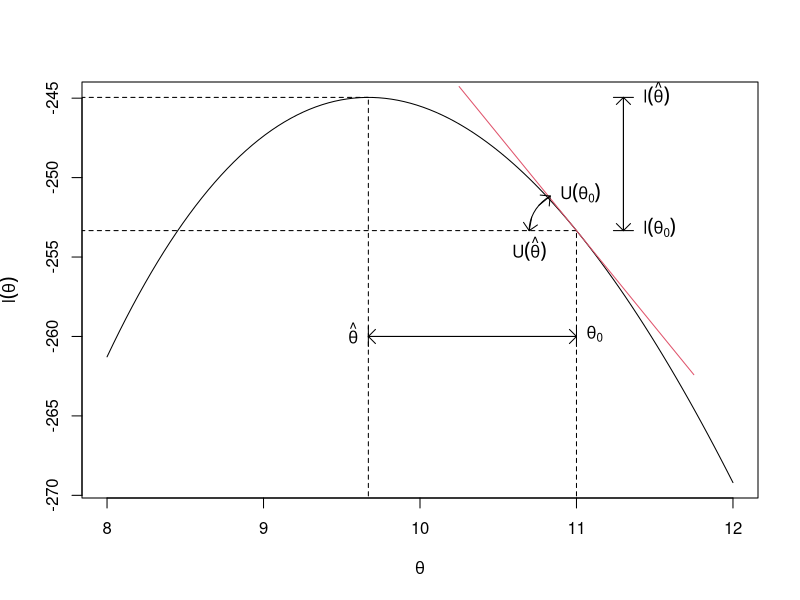

The R script that drew this image:
## ---- chunk 1
set.seed(123)
x <- rpois(100, lambda=10)
vero <- function(lambda, y){
  ll <- sum(dpois(y,lambda=lambda,log=TRUE))
  return(ll)}
grid.lambda <- seq(8,12,l=100)
ll.lambda <- apply(as.matrix(grid.lambda),1,vero, y=x)
xh0 <- mean(x)
yh0 <- sum(dpois(x, lambda=xh0, log=TRUE))

f.ell <- function(t, x0=0, y0=0, A=1, B=1){
  x <- x0+A*cos(t)
  y <- y0+B*sin(t)
  return(cbind(x,y))
}
aux <- f.ell(seq(0,2*pi,l=100))
#plot(aux, type="l")

#for(xh1 in seq(10,11.5, l=10)){
xh1 <- 11
yh1 <- sum(dpois(x, lambda=xh1, log=TRUE))
plot(ll.lambda~grid.lambda, type="l",
     xlab=expression(theta), ylab=expression(l (theta)))
segments(xh0, -280, xh0, yh0, lty=2)
segments(xh1, -280, xh1, yh1, lty=2)
#segments(0, yh0, xh0, yh0, lty=2)
#segments(0, yh1, xh1, yh1, lty=2)
arrows(xh0, yh0, 0, yh0, lty=2, length=0.1)
arrows(xh1, yh1, 0, yh1, lty=2, length=0.1)
vx <- var(x)
#curve(yh0-((x-xh0)/(sqrt(xh0/100)))^2, add=TRUE, col=2) # ??
sh1 <- -length(x)+sum(x)/xh1
#abline(a=yh1+sh1*(0-xh1), b=sh1, col=3, lwd=2)
#curve(yh1+sh1*(x-xh1), 10.1, 11.5, col=2, lty=2, add=TRUE)
curve(yh1+sh1*(x-xh1), xh1-0.75, xh1+0.75, col=2, lty=1, add=TRUE)
arrows(xh1+0.3, yh0, xh1+0.3, yh1, code=3, angle=90, length=0.1)
arrows(xh1+0.3, yh0, xh1+0.3, yh1, code=3, angle=45, length=0.1)
text(xh1+0.3, c(yh0,yh1), label=c(expression(l (hat(theta))), expression(l (theta[0]))), pos=4, offset=1)
arrows(xh0, -260, xh1, -260, code=3, angle=90, length=0.1)
arrows(xh0, -260, xh1, -260, code=3, angle=45, length=0.1)
text(c(xh0,xh1), -260, label=c(expression(hat(theta)),expression(theta[0])), pos=c(2,4))
ar <- diff(par()$usr[1:2])/diff(par()$usr[3:4])
A <- 0.07*diff(par()$usr[1:2])
B <- 0.1*diff(par()$usr[3:4])
f <- (pi+atan(0.75*ar*sh1))
aux <- f.ell(seq(pi, f, l=10), x0=xh1, y0=yh1, A=A, B=B)
lines(aux)
#aux <- f.ell(seq(0, 2*pi, l=10), x0=xh1, y0=yh1, A=A, B=B)
#lines(aux)
aux <- f.ell(seq(pi, f, l=4), x0=xh1, y0=yh1, A=A, B=B)
arrows(aux[1,1], aux[1,2], aux[2,1], aux[2,2], code=1, angle=45, length=0.1)
arrows(aux[3,1], aux[3,2], aux[4,1], aux[4,2], code=2, angle=45, length=0.1)
text(c(aux[c(1,4),1]), c(aux[c(1,4),2]),
     label=c(expression(U(hat(theta))),expression(U(theta[0]))), pos=c(1,4))
